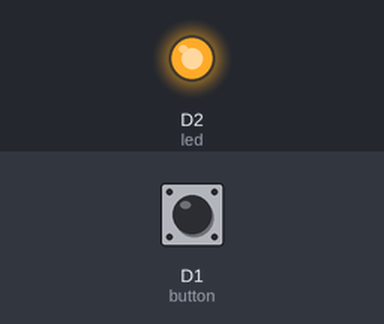
The sketch below on a simulated ESP8266 (NodeMCU). Shown: output pins drawn as LEDs (lit = HIGH). Dashed ring = blinking. The test bench sets the inputs (shaded band); at power-on: D1 (button) LOW. What the sketch prints to the serial monitor is not drawn.

Above: at 2.2 s.
2.3 s: D1 (button) pulled HIGH for 1 s
At 2.75 s:
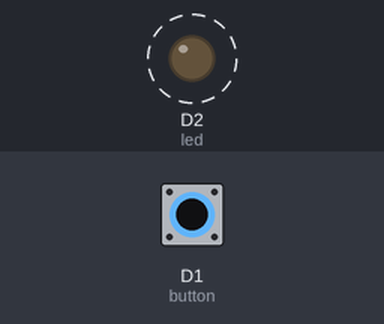
5.0 s: D1 (button) pulled HIGH for 0.15 s
At 5.6 s:
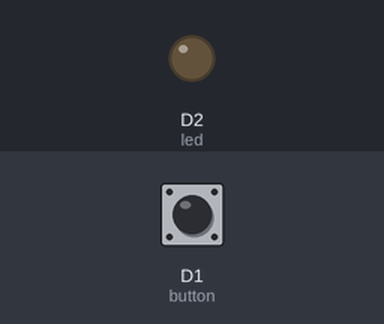
6.8 s: D1 (button) pulled HIGH for 3.2 s
At 10.4 s:
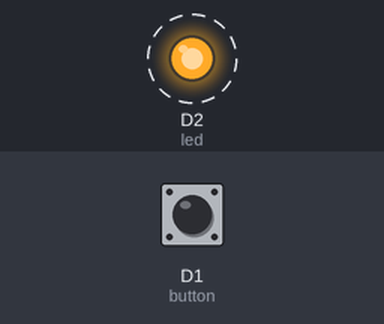
Timing chart, 0 to 11.9 s (numbered marks = the images above; inputs shaded):
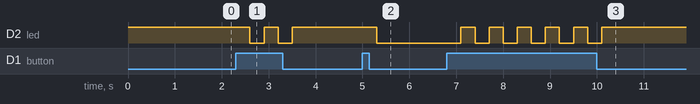

Measured:
- after the input at 2.3 s, D2 (led): alternates HIGH for 0.30 s and LOW for 0.30 s, 4 changes in all, then stays HIGH, starting after 0.30 s
- after the input at 5.0 s, D2 (led): HIGH → LOW after 0.30 s
- after the input at 6.8 s, D2 (led): alternates HIGH for 0.30 s and LOW for 0.30 s, 11 changes in all, then stays HIGH, starting after 0.30 s

The sketch:

button_and_led_hold_.ino
```cpp
int button = D1;
int led = D2;
int check = 1;
void setup()
{
  Serial.begin(9600);
  pinMode(led, OUTPUT);
  digitalWrite(led,1);
  delay(1000);
  digitalWrite(led,0);
}
void loop()
{
  int button_state = digitalRead(button);
  if(button_state == 1){
    if(check == 1)
      check = 0;
    else
      check = 1;
    delay(300);
  }
  digitalWrite(led,check);
  Serial.println(check);
}
```
